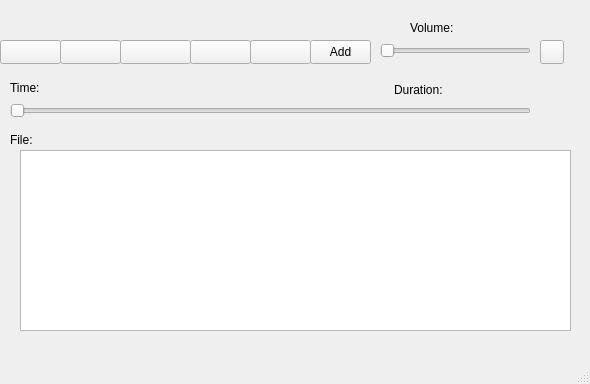
<?xml version="1.0" encoding="UTF-8"?>
<ui version="4.0">
 <class>MainWindow</class>
 <widget class="QMainWindow" name="MainWindow">
  <property name="geometry">
   <rect>
    <x>0</x>
    <y>0</y>
    <width>590</width>
    <height>384</height>
   </rect>
  </property>
  <property name="minimumSize">
   <size>
    <width>590</width>
    <height>384</height>
   </size>
  </property>
  <property name="maximumSize">
   <size>
    <width>590</width>
    <height>384</height>
   </size>
  </property>
  <property name="windowTitle">
   <string>MediaPlayerPD_411</string>
  </property>
  <property name="windowIcon">
   <iconset resource="icons.qrc">
    <normaloff>:/Icons/ico/media.ico</normaloff>:/Icons/ico/media.ico</iconset>
  </property>
  <widget class="QWidget" name="centralwidget">
   <widget class="QPushButton" name="pushButtonPlay">
    <property name="geometry">
     <rect>
      <x>60</x>
      <y>40</y>
      <width>61</width>
      <height>24</height>
     </rect>
    </property>
    <property name="text">
     <string/>
    </property>
   </widget>
   <widget class="QPushButton" name="pushButtonPause">
    <property name="geometry">
     <rect>
      <x>120</x>
      <y>40</y>
      <width>71</width>
      <height>24</height>
     </rect>
    </property>
    <property name="text">
     <string/>
    </property>
   </widget>
   <widget class="QPushButton" name="pushButtonStop">
    <property name="geometry">
     <rect>
      <x>190</x>
      <y>40</y>
      <width>61</width>
      <height>24</height>
     </rect>
    </property>
    <property name="text">
     <string/>
    </property>
   </widget>
   <widget class="QPushButton" name="pushButtonPrev">
    <property name="geometry">
     <rect>
      <x>0</x>
      <y>40</y>
      <width>61</width>
      <height>24</height>
     </rect>
    </property>
    <property name="text">
     <string/>
    </property>
   </widget>
   <widget class="QPushButton" name="pushButtonNext">
    <property name="geometry">
     <rect>
      <x>250</x>
      <y>40</y>
      <width>61</width>
      <height>24</height>
     </rect>
    </property>
    <property name="text">
     <string/>
    </property>
   </widget>
   <widget class="QPushButton" name="pushButtonAdd">
    <property name="geometry">
     <rect>
      <x>310</x>
      <y>40</y>
      <width>61</width>
      <height>24</height>
     </rect>
    </property>
    <property name="text">
     <string>Add</string>
    </property>
   </widget>
   <widget class="QSlider" name="horizontalSliderVolume">
    <property name="geometry">
     <rect>
      <x>380</x>
      <y>40</y>
      <width>151</width>
      <height>22</height>
     </rect>
    </property>
    <property name="orientation">
     <enum>Qt::Horizontal</enum>
    </property>
   </widget>
   <widget class="QSlider" name="horizontalSliderTime">
    <property name="geometry">
     <rect>
      <x>10</x>
      <y>100</y>
      <width>521</width>
      <height>22</height>
     </rect>
    </property>
    <property name="orientation">
     <enum>Qt::Horizontal</enum>
    </property>
   </widget>
   <widget class="QLabel" name="labelVolume">
    <property name="geometry">
     <rect>
      <x>410</x>
      <y>20</y>
      <width>141</width>
      <height>16</height>
     </rect>
    </property>
    <property name="text">
     <string>Volume:</string>
    </property>
   </widget>
   <widget class="QLabel" name="labelPosition">
    <property name="geometry">
     <rect>
      <x>10</x>
      <y>80</y>
      <width>121</width>
      <height>16</height>
     </rect>
    </property>
    <property name="text">
     <string>Time:</string>
    </property>
   </widget>
   <widget class="QLabel" name="labelDuration">
    <property name="geometry">
     <rect>
      <x>394</x>
      <y>80</y>
      <width>111</width>
      <height>20</height>
     </rect>
    </property>
    <property name="text">
     <string>Duration:</string>
    </property>
   </widget>
   <widget class="QLabel" name="labelFileName">
    <property name="geometry">
     <rect>
      <x>10</x>
      <y>130</y>
      <width>521</width>
      <height>20</height>
     </rect>
    </property>
    <property name="text">
     <string>File:</string>
    </property>
   </widget>
   <widget class="QPushButton" name="pushButtonMute">
    <property name="geometry">
     <rect>
      <x>540</x>
      <y>40</y>
      <width>24</width>
      <height>24</height>
     </rect>
    </property>
    <property name="text">
     <string/>
    </property>
   </widget>
   <widget class="QTableView" name="tableViewPlaylist">
    <property name="geometry">
     <rect>
      <x>20</x>
      <y>150</y>
      <width>551</width>
      <height>181</height>
     </rect>
    </property>
   </widget>
  </widget>
  <widget class="QMenuBar" name="menubar">
   <property name="geometry">
    <rect>
     <x>0</x>
     <y>0</y>
     <width>590</width>
     <height>26</height>
    </rect>
   </property>
  </widget>
  <widget class="QStatusBar" name="statusbar"/>
 </widget>
 <resources>
  <include location="icons.qrc"/>
 </resources>
 <connections/>
</ui>
